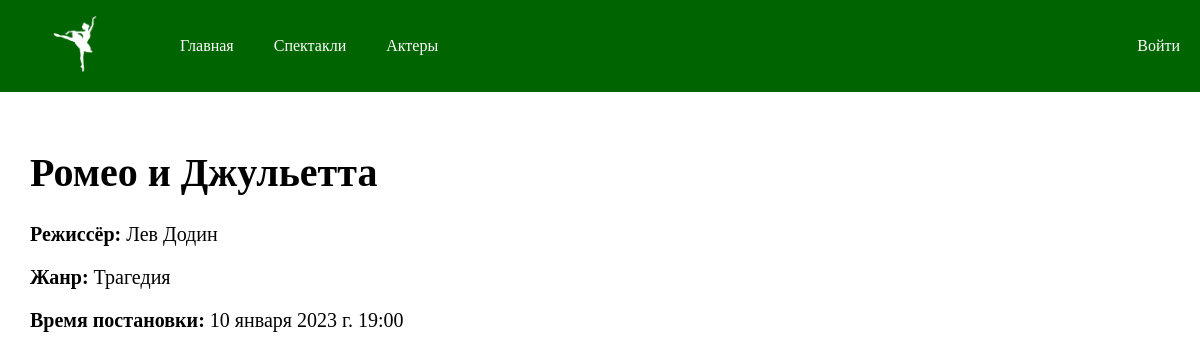
Page /catalog/play/2 on the committed database.
### catalog/models.py (models this page shows, shortened)
class Play(models.Model):
    name = models.CharField(max_length=200, help_text="Введите название спектакля", verbose_name="Название")
    genre = models.ManyToManyField(Genre, help_text="Выбери жанр", verbose_name="Жанр")
    director = models.CharField(max_length=200, help_text="Введите ФИ режиссера", verbose_name="Режиссер")
    datetime = models.DateTimeField(help_text="Введите дату и время", verbose_name="Дата и время")
    class Meta:
      verbose_name = "спектакль"
      verbose_name_plural = "Спектакли"
    def display_genre(self):
        return ', '.join([ genre.name for genre in self.genre.all()[:3] ])
    display_genre.short_description = 'Жанр'

class Genre(models.Model):
    name = models.CharField(max_length=200, help_text="Введите название жанра (например, драма или комедия)", verbose_name="Название")
    class Meta:
      verbose_name = "жанр"
      verbose_name_plural = "Жанры"

### catalog/views.py (the view)
# urls.py: re_path(r'^play/(?P<pk>\d+)$', views.PlayDetailView.as_view(), name='play-detail'),
class PlayDetailView(generic.DetailView):
    model = Play

### catalog/templates/catalog/play_detail.html
{% extends "base.html" %}
{% block content %}
<div class="plays">
  <h1>{{ play.name }}</h1>
  <p><strong>Режиссёр:</strong> {{play.director}}</p>
  <p><strong>Жанр:</strong> {{ play.display_genre }}</p>
  <p><strong>Время постановки:</strong> {{ play.datetime }}</p>
</div>
{% endblock %}

### catalog/static/css/styles.css (style rules this page uses)
body { margin: 0; box-sizing: border-box; }
.plays { padding: 30px; font-size: 20px; }

### rows in the picture
Play: name "Ромео и Джульетта", director "Лев Додин", display_genre "Трагедия", datetime "10 января 2023 г. 19:00"
